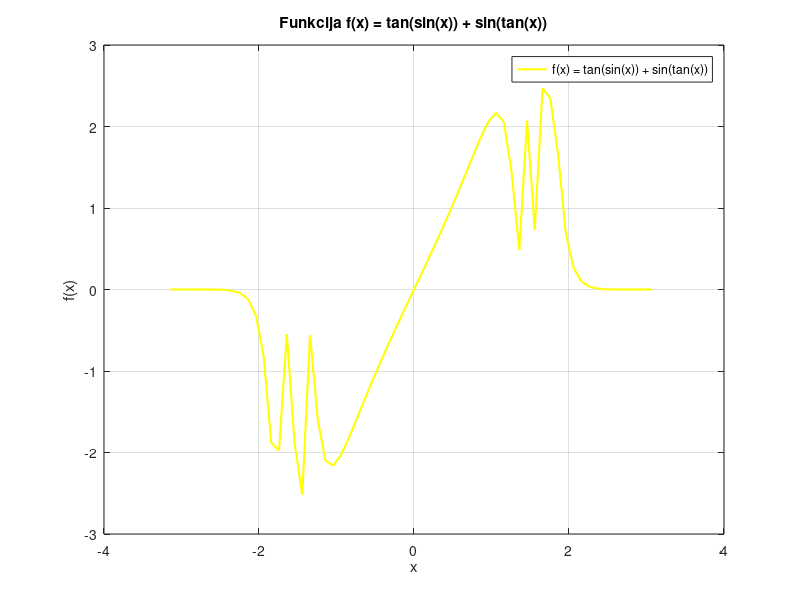
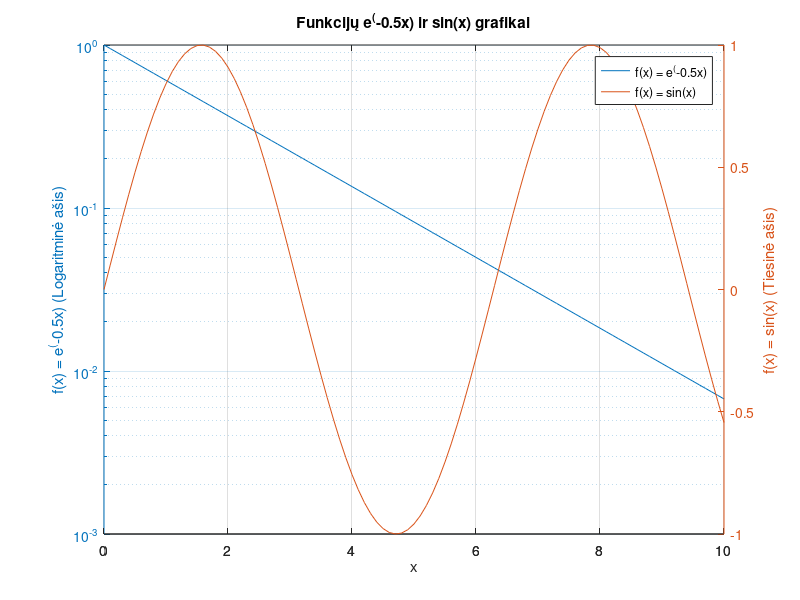
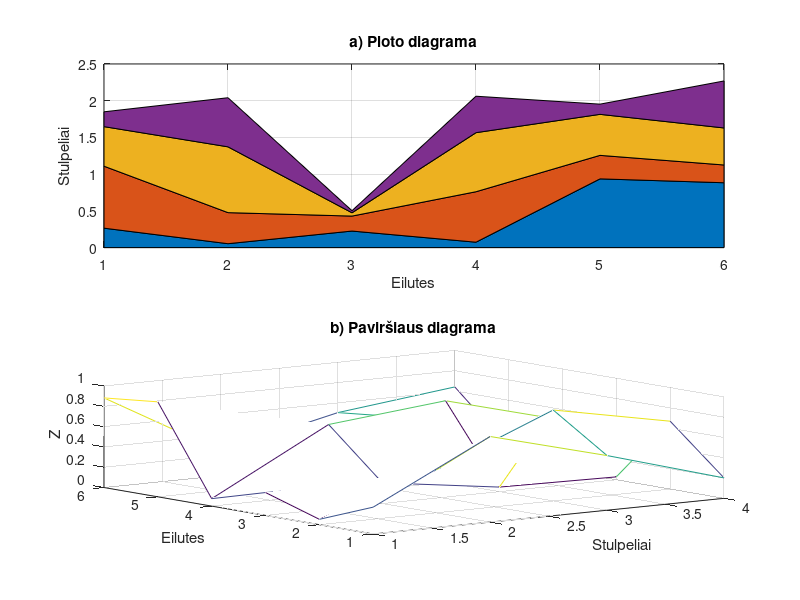
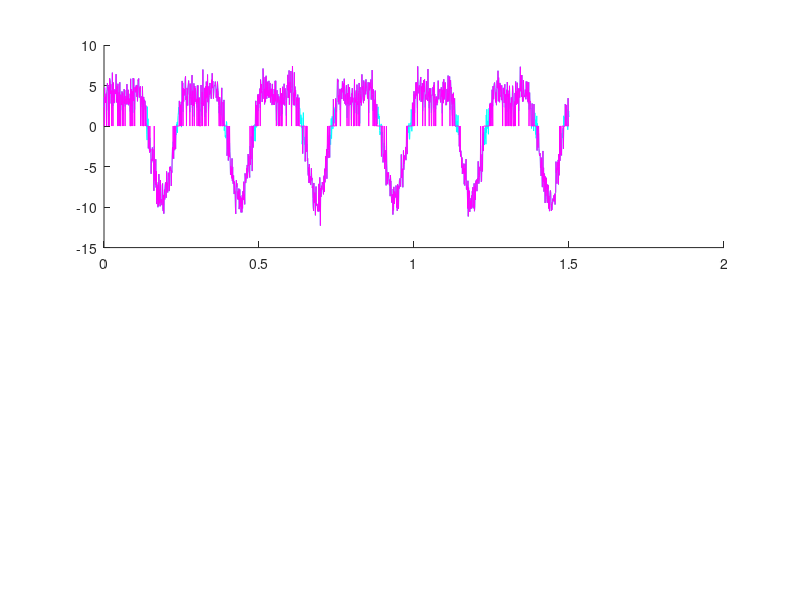

Here is the MATLAB script that generated these plots, in order: (Note: this script raises an error after producing the figures.)
%Dziugas Sabulis
%EEF25/1
%28/09/2026

x1 = -pi : 0.1 : pi;

f1 = tan(sin(x1)) + sin(tan(x1));

figure
plot(x1, f1, 'y', 'LineWidth', 1.5);
grid on;

title('Funkcija f(x) = tan(sin(x)) + sin(tan(x))');
xlabel('x');
ylabel('f(x)');
legend('f(x) = tan(sin(x)) + sin(tan(x))');

%%
%b)

x2 = 0 : 0.1 :10;

y1 = exp(-0.5 * x2);
y2 = sin(x2);

figure
[hAx,h1,h2] = plotyy(x2, y1, x2, y2, 'semilogy', 'plot');

grid on;

title('Funkcijų e^(-0.5x) ir sin(x) grafikai');
xlabel('x');
ylabel(hAx(1), 'f(x) = e^(-0.5x) (Logaritminė ašis)');
ylabel(hAx(2), 'f(x) = sin(x) (Tiesinė ašis)');
legend([h1, h2], 'f(x) = e^(-0.5x)', 'f(x) = sin(x)');

%%
%2
N = 6;
M = 4;
Z = rand(N,M);

figure;

subplot(2,1,1);
area(Z);
grid on;

title('a) Ploto diagrama');
xlabel('Eilutes');
ylabel('Stulpeliai');

subplot(2,1,2);
mesh(Z);
grid on;

title('b) Paviršiaus diagrama');
xlabel('Stulpeliai');
ylabel('Eilutes');
zlabel('Z');
%% P signalu grafinis atvaizdavimas
A=6; f=4; o=1.2; U1=3.5; U2=2.5;
t = 0:0.001:1.5;
s_svar = A*sin(2*pi*f*t)+ 0.5*A*cos(4*pi*f*t);
n = o*randn(size(t));
s = s_svar +n;

s_filtruotas = s;
s_filtruotas(abs(s)<U2)=0;

figure('Name','Signalu grafinis atvaizdavimas');

subplot(2, 1, 1);
hold on;
plot(t,s,"c");
plot(t,s_filtruotas,"m");

yline(U1,":",'LineWidth',1);
yline(-U1,":", 'LineWidth', 1);
yline(U2, 'LineWidth', 1);
yline(-U2, 'LineWidth', 1);

hold off;
grid on;

title('a) Pradinis ir filtruotas signalai su įtampos ribomis');
xlabel('Laikas t (s)');
ylabel('Įtampa U (V)');
legend('Pradinis signalas', 'Filtruotas signalas', ...
       'Riba U_1 (taškinė)', '', 'Riba U_2 (ištisinė)', '', ...
       'Location', 'southeast');

subplot(2, 1, 2);
atrU1 = s > U1;
t_atr = t(atrU1);
s_atr = s(atrU1);

hold on;
stem(t_atr, s_atr, 'filled', "c", 'MarkerSize', 4);

[max_val, idx_max] = max(s_atr);
[min_val, idx_min] = min(s_atr);

plot(t_atr(idx_max), max_val,'gs', 'MarkerSize', 11, 'MarkerFaceColor', 'g');
plot(t_atr(idx_min), min_val, 'rs', 'MarkerSize', 11, 'MarkerFaceColor', 'r');

hold off;
grid on;

title('b) Diskrečios signalo reikšmės, viršijančios U_1 ribą');
xlabel('Laikas t (s)');
ylabel('Įtampa U (V)');
legend('Atrinktos reikšmės (s > U_1)', 'Maksimali reikšmė', 'Minimali reikšmė', ...
       'Location', 'southeast');
